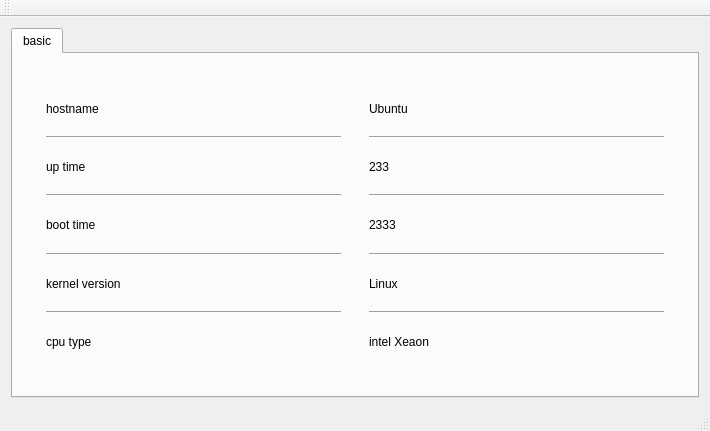
<?xml version="1.0" encoding="UTF-8"?>
<ui version="4.0">
 <class>MainWindow</class>
 <widget class="QMainWindow" name="MainWindow">
  <property name="geometry">
   <rect>
    <x>0</x>
    <y>0</y>
    <width>710</width>
    <height>431</height>
   </rect>
  </property>
  <property name="windowTitle">
   <string>MainWindow</string>
  </property>
  <widget class="QWidget" name="centralWidget">
   <layout class="QVBoxLayout" name="verticalLayout_2">
    <item>
     <widget class="QTabWidget" name="tabWidget">
      <property name="currentIndex">
       <number>0</number>
      </property>
      <widget class="QWidget" name="tab">
       <attribute name="title">
        <string>basic</string>
       </attribute>
       <layout class="QGridLayout" name="gridLayout">
        <item row="0" column="0">
         <widget class="QWidget" name="widget" native="true">
          <layout class="QHBoxLayout" name="horizontalLayout_2">
           <item>
            <widget class="QWidget" name="widget_2" native="true">
             <layout class="QVBoxLayout" name="verticalLayout">
              <item>
               <widget class="QLabel" name="label">
                <property name="text">
                 <string>hostname</string>
                </property>
               </widget>
              </item>
              <item>
               <widget class="Line" name="line">
                <property name="orientation">
                 <enum>Qt::Horizontal</enum>
                </property>
               </widget>
              </item>
              <item>
               <widget class="QLabel" name="label_4">
                <property name="text">
                 <string>up time</string>
                </property>
               </widget>
              </item>
              <item>
               <widget class="Line" name="line_2">
                <property name="orientation">
                 <enum>Qt::Horizontal</enum>
                </property>
               </widget>
              </item>
              <item>
               <widget class="QLabel" name="label_3">
                <property name="text">
                 <string>boot time</string>
                </property>
               </widget>
              </item>
              <item>
               <widget class="Line" name="line_3">
                <property name="orientation">
                 <enum>Qt::Horizontal</enum>
                </property>
               </widget>
              </item>
              <item>
               <widget class="QLabel" name="label_2">
                <property name="text">
                 <string>kernel version</string>
                </property>
               </widget>
              </item>
              <item>
               <widget class="Line" name="line_4">
                <property name="orientation">
                 <enum>Qt::Horizontal</enum>
                </property>
               </widget>
              </item>
              <item>
               <widget class="QLabel" name="label_5">
                <property name="text">
                 <string>cpu type</string>
                </property>
               </widget>
              </item>
             </layout>
            </widget>
           </item>
           <item>
            <widget class="QWidget" name="widget_3" native="true">
             <layout class="QVBoxLayout" name="verticalLayout_3">
              <item>
               <widget class="QLabel" name="hostname">
                <property name="text">
                 <string>Ubuntu</string>
                </property>
               </widget>
              </item>
              <item>
               <widget class="Line" name="line_5">
                <property name="orientation">
                 <enum>Qt::Horizontal</enum>
                </property>
               </widget>
              </item>
              <item>
               <widget class="QLabel" name="uptime1">
                <property name="text">
                 <string>233</string>
                </property>
               </widget>
              </item>
              <item>
               <widget class="Line" name="line_6">
                <property name="orientation">
                 <enum>Qt::Horizontal</enum>
                </property>
               </widget>
              </item>
              <item>
               <widget class="QLabel" name="uptime2">
                <property name="text">
                 <string>2333</string>
                </property>
               </widget>
              </item>
              <item>
               <widget class="Line" name="line_7">
                <property name="orientation">
                 <enum>Qt::Horizontal</enum>
                </property>
               </widget>
              </item>
              <item>
               <widget class="QLabel" name="kernel">
                <property name="text">
                 <string>Linux</string>
                </property>
               </widget>
              </item>
              <item>
               <widget class="Line" name="line_8">
                <property name="orientation">
                 <enum>Qt::Horizontal</enum>
                </property>
               </widget>
              </item>
              <item>
               <widget class="QLabel" name="cpuinfo">
                <property name="text">
                 <string>intel Xeaon</string>
                </property>
               </widget>
              </item>
             </layout>
            </widget>
           </item>
          </layout>
         </widget>
        </item>
       </layout>
      </widget>
     </widget>
    </item>
   </layout>
  </widget>
  <widget class="QMenuBar" name="menuBar">
   <property name="geometry">
    <rect>
     <x>0</x>
     <y>0</y>
     <width>710</width>
     <height>28</height>
    </rect>
   </property>
  </widget>
  <widget class="QToolBar" name="mainToolBar">
   <attribute name="toolBarArea">
    <enum>TopToolBarArea</enum>
   </attribute>
   <attribute name="toolBarBreak">
    <bool>false</bool>
   </attribute>
  </widget>
  <widget class="QStatusBar" name="statusBar"/>
 </widget>
 <layoutdefault spacing="6" margin="11"/>
 <resources/>
 <connections/>
</ui>
